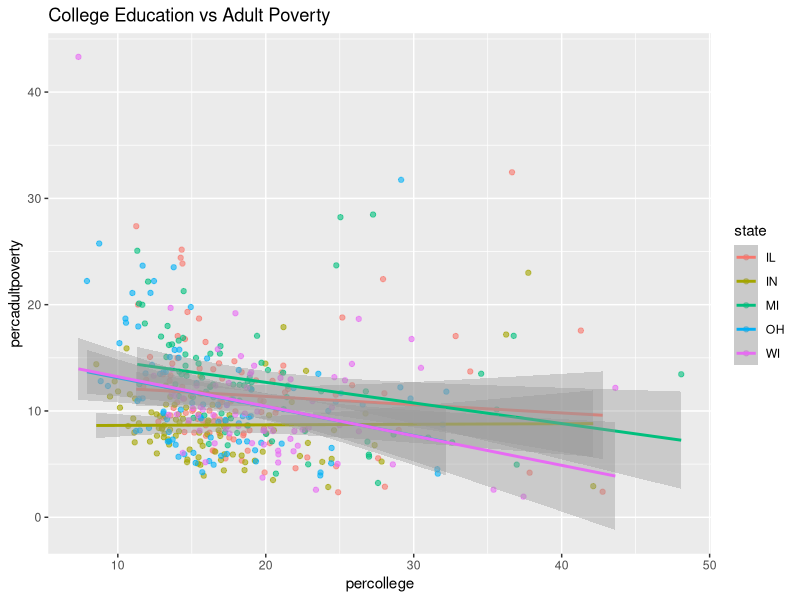
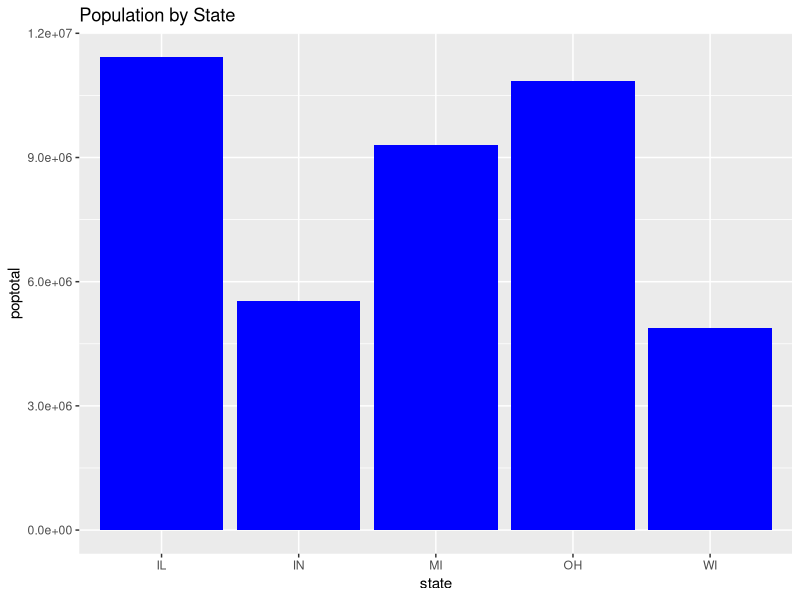
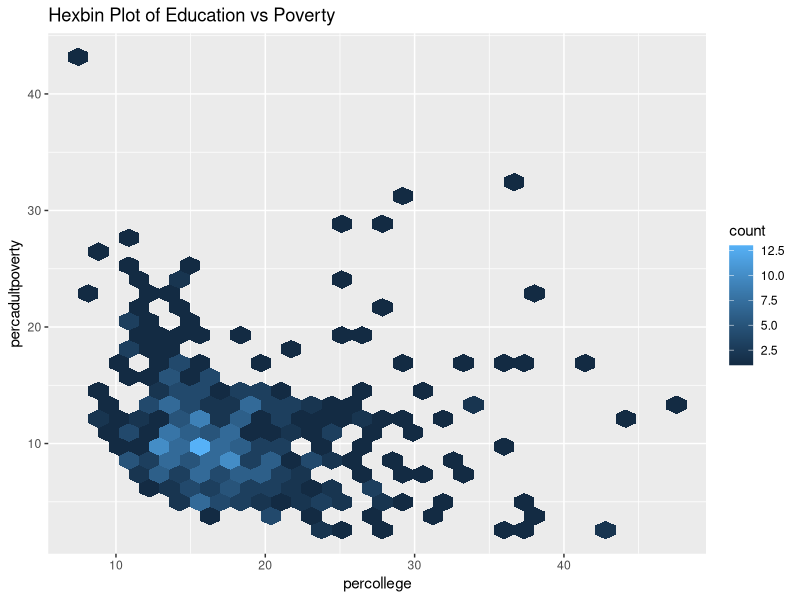
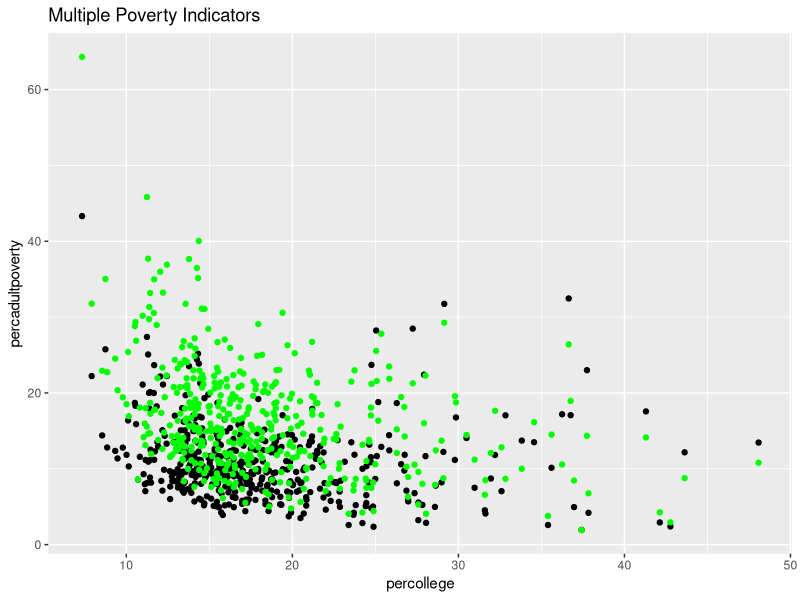
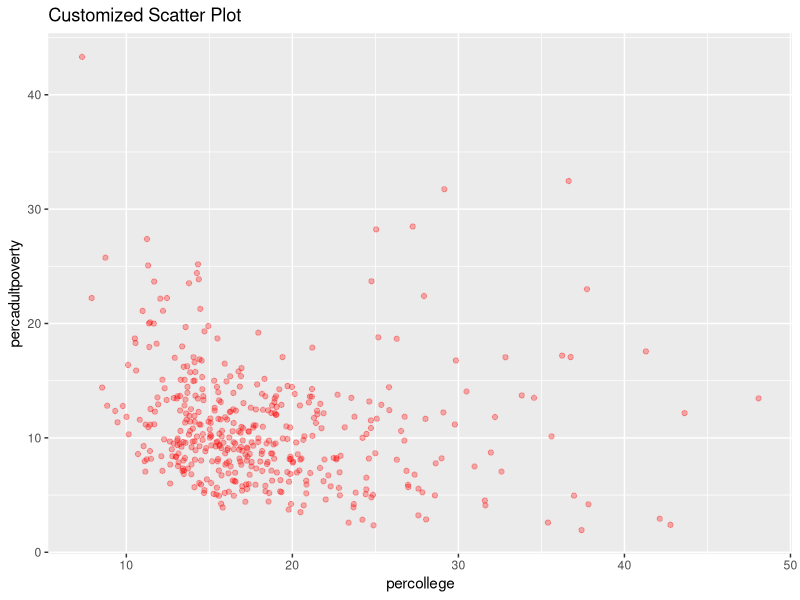

The R script that drew these images, in order:
# Step 1: Install and load package
install.packages("ggplot2")
library(ggplot2)

# Load dataset
data("midwest", package = "ggplot2")
View(midwest)

# Step 2: Scatter Plot with trend line
ggplot(midwest, aes(x = percollege, y = percadultpoverty, color = state)) +
  geom_point(alpha = 0.6) +
  geom_smooth(method = "lm") +
  labs(title = "College Education vs Adult Poverty")

# Step 3: Bar Chart for total population by state
ggplot(midwest, aes(x = state, y = poptotal)) +
  geom_bar(stat = "identity", fill = "blue") +
  labs(title = "Population by State")

# Step 4: Hexagonal Heatmap
ggplot(midwest, aes(x = percollege, y = percadultpoverty)) +
  geom_hex() +
  labs(title = "Hexbin Plot of Education vs Poverty")

# Step 5: Shared Aesthetic Mapping
ggplot(midwest, aes(x = percollege)) +
  geom_point(aes(y = percadultpoverty)) +
  geom_point(aes(y = percchildbelowpovert), color = "green") +
  labs(title = "Multiple Poverty Indicators")

# Step 6: Custom color and transparency
ggplot(midwest, aes(x = percollege, y = percadultpoverty)) +
  geom_point(color = "red", alpha = 0.3) +
  labs(title = "Customized Scatter Plot")
